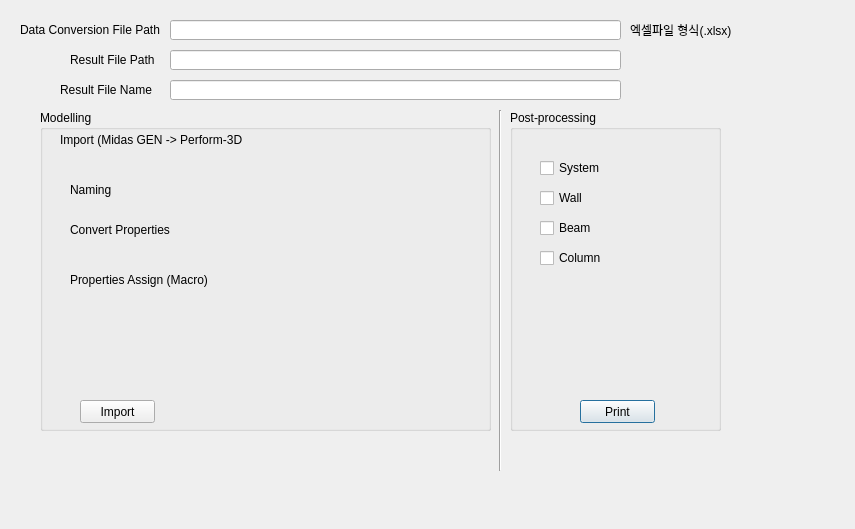
<?xml version="1.0" encoding="UTF-8"?>
<ui version="4.0">
 <class>Dialog</class>
 <widget class="QDialog" name="Dialog">
  <property name="geometry">
   <rect>
    <x>0</x>
    <y>0</y>
    <width>855</width>
    <height>529</height>
   </rect>
  </property>
  <property name="windowTitle">
   <string>Dialog</string>
  </property>
  <widget class="QGroupBox" name="post_proc_box">
   <property name="geometry">
    <rect>
     <x>510</x>
     <y>110</y>
     <width>211</width>
     <height>321</height>
    </rect>
   </property>
   <property name="title">
    <string>Post-processing</string>
   </property>
   <widget class="QCheckBox" name="beam_checkbox">
    <property name="geometry">
     <rect>
      <x>30</x>
      <y>110</y>
      <width>81</width>
      <height>16</height>
     </rect>
    </property>
    <property name="text">
     <string>Beam</string>
    </property>
   </widget>
   <widget class="QCheckBox" name="wall_checkbox">
    <property name="geometry">
     <rect>
      <x>30</x>
      <y>80</y>
      <width>81</width>
      <height>16</height>
     </rect>
    </property>
    <property name="text">
     <string>Wall</string>
    </property>
   </widget>
   <widget class="QCheckBox" name="system_checkbox">
    <property name="geometry">
     <rect>
      <x>30</x>
      <y>50</y>
      <width>81</width>
      <height>16</height>
     </rect>
    </property>
    <property name="text">
     <string>System</string>
    </property>
   </widget>
   <widget class="QCheckBox" name="system_checkbox_2">
    <property name="geometry">
     <rect>
      <x>30</x>
      <y>140</y>
      <width>81</width>
      <height>16</height>
     </rect>
    </property>
    <property name="text">
     <string>Column</string>
    </property>
   </widget>
   <widget class="QPushButton" name="print_btn">
    <property name="geometry">
     <rect>
      <x>70</x>
      <y>290</y>
      <width>75</width>
      <height>23</height>
     </rect>
    </property>
    <property name="text">
     <string>Print</string>
    </property>
   </widget>
  </widget>
  <widget class="QLineEdit" name="lineEdit">
   <property name="geometry">
    <rect>
     <x>170</x>
     <y>50</y>
     <width>451</width>
     <height>20</height>
    </rect>
   </property>
  </widget>
  <widget class="QLabel" name="label">
   <property name="geometry">
    <rect>
     <x>70</x>
     <y>50</y>
     <width>91</width>
     <height>20</height>
    </rect>
   </property>
   <property name="text">
    <string>Result File Path</string>
   </property>
  </widget>
  <widget class="QLineEdit" name="lineEdit_2">
   <property name="geometry">
    <rect>
     <x>170</x>
     <y>20</y>
     <width>451</width>
     <height>20</height>
    </rect>
   </property>
  </widget>
  <widget class="QLabel" name="label_2">
   <property name="geometry">
    <rect>
     <x>20</x>
     <y>20</y>
     <width>151</width>
     <height>20</height>
    </rect>
   </property>
   <property name="text">
    <string>Data Conversion File Path</string>
   </property>
  </widget>
  <widget class="QLabel" name="label_3">
   <property name="geometry">
    <rect>
     <x>630</x>
     <y>20</y>
     <width>151</width>
     <height>20</height>
    </rect>
   </property>
   <property name="text">
    <string>엑셀파일 형식(.xlsx)</string>
   </property>
  </widget>
  <widget class="QLabel" name="label_4">
   <property name="geometry">
    <rect>
     <x>60</x>
     <y>80</y>
     <width>101</width>
     <height>20</height>
    </rect>
   </property>
   <property name="text">
    <string>Result File Name</string>
   </property>
  </widget>
  <widget class="QLineEdit" name="lineEdit_3">
   <property name="geometry">
    <rect>
     <x>170</x>
     <y>80</y>
     <width>451</width>
     <height>20</height>
    </rect>
   </property>
  </widget>
  <widget class="QGroupBox" name="groupBox">
   <property name="geometry">
    <rect>
     <x>40</x>
     <y>110</y>
     <width>451</width>
     <height>321</height>
    </rect>
   </property>
   <property name="title">
    <string>Modelling</string>
   </property>
   <widget class="QPushButton" name="print_btn_2">
    <property name="geometry">
     <rect>
      <x>40</x>
      <y>290</y>
      <width>75</width>
      <height>23</height>
     </rect>
    </property>
    <property name="text">
     <string>Import</string>
    </property>
   </widget>
   <widget class="QLabel" name="label_5">
    <property name="geometry">
     <rect>
      <x>20</x>
      <y>20</y>
      <width>201</width>
      <height>20</height>
     </rect>
    </property>
    <property name="text">
     <string>Import (Midas GEN -&gt; Perform-3D</string>
    </property>
   </widget>
   <widget class="QLabel" name="label_6">
    <property name="geometry">
     <rect>
      <x>30</x>
      <y>70</y>
      <width>201</width>
      <height>20</height>
     </rect>
    </property>
    <property name="text">
     <string>Naming</string>
    </property>
   </widget>
   <widget class="QLabel" name="label_7">
    <property name="geometry">
     <rect>
      <x>30</x>
      <y>110</y>
      <width>201</width>
      <height>20</height>
     </rect>
    </property>
    <property name="text">
     <string>Convert Properties</string>
    </property>
   </widget>
   <widget class="QLabel" name="label_8">
    <property name="geometry">
     <rect>
      <x>30</x>
      <y>160</y>
      <width>201</width>
      <height>20</height>
     </rect>
    </property>
    <property name="text">
     <string>Properties Assign (Macro)</string>
    </property>
   </widget>
  </widget>
  <widget class="Line" name="line">
   <property name="geometry">
    <rect>
     <x>490</x>
     <y>110</y>
     <width>20</width>
     <height>361</height>
    </rect>
   </property>
   <property name="orientation">
    <enum>Qt::Vertical</enum>
   </property>
  </widget>
 </widget>
 <resources/>
 <connections/>
</ui>
